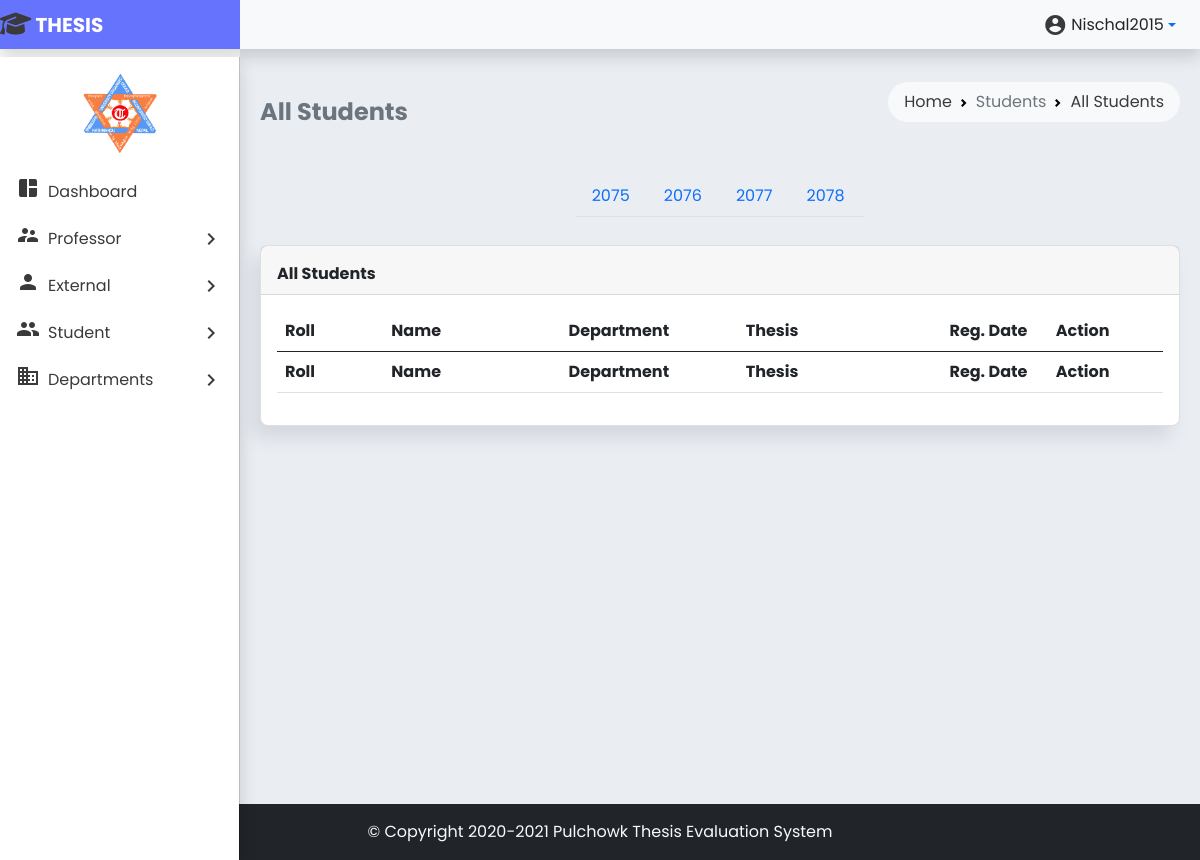
/allstudents.php?year=2075 (signed in), run on an earlier commit of the app's database.
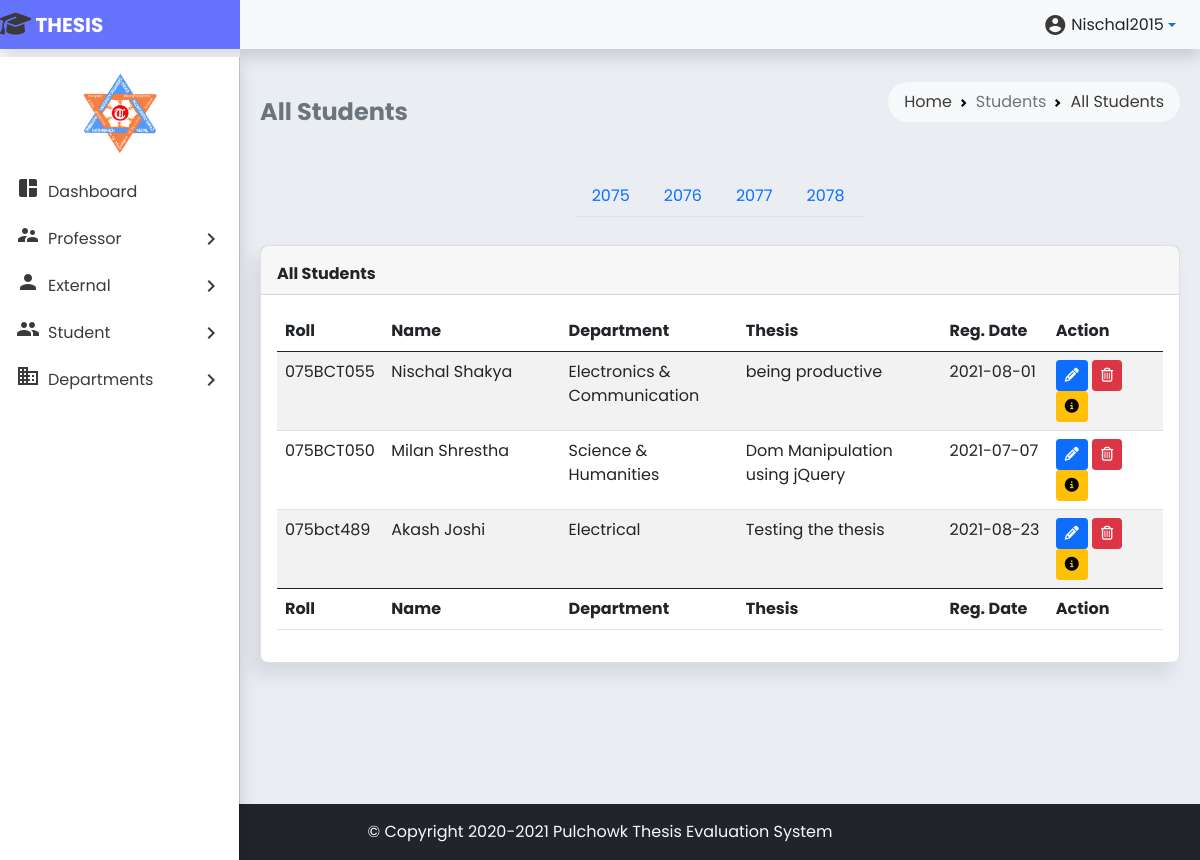
And on a later commit of the database.
### tables this page shows
CREATE TABLE `students` (
  `student_id` int(5) NOT NULL,
  `student_fname` text NOT NULL,
  `student_lname` text NOT NULL,
  `student_roll` varchar(12) NOT NULL,
  `student_gender` text NOT NULL,
  `student_regdate` date NOT NULL,
  `student_year` int(4) NOT NULL,
  `student_dep` varchar(30) NOT NULL,
  `student_thesis` varchar(255) NOT NULL,
  `ext_id` int(5) DEFAULT NULL
);

### allstudents.php (the view, shortened to what the changed rows need)
<!doctype html>
<html lang="en">
<head>
    <link href="https://cdn.jsdelivr.net/npm/bootstrap@5.0.2/dist/css/bootstrap.min.css" rel="stylesheet"
>
    <link rel="stylesheet" href="https://cdn.datatables.net/1.10.25/css/dataTables.bootstrap5.min.css">
    <link rel="stylesheet" href="styles/style.css">
</head>
<body>
    <?php include 'partials/_dbconnect.php'; ?>
    <?php include 'partials/_editmodal.php'; ?>
    <main class="p-2 mt-1" style="min-height: 800px">
        <div class="container-fluid">
            <div class="row">
                <div class="col-md-12">
                    <div class="card mb-4 mt-1">
                        <div class="card-body">
                            <div class="table-responsive">
                                <table id="student-list" class="table table-striped table-hover" style="width:100%">
                                    <colgroup>
                                    </colgroup>
                                    <thead>
                                        <tr>
                                            <th>Roll</th>
                                            <th>Name</th>
                                            <th>Department</th>
                                            <th>Thesis</th>
                                            <th>Reg. Date</th>
                                            <th>Action</th>
                                        </tr>
                                    </thead>
                                    <tbody>
                                        <?php
                                        if (isset($_GET['year'])) {
                                            $year = $_GET['year'];
                                            $sql = "SELECT * from `students` WHERE `student_year`='$year'";
                                        }
                                        else{
                                            $sql = "SELECT * FROM `students`";
                                        }
                                        $result = mysqli_query($conn, $sql);
                                        while($row = mysqli_fetch_assoc($result)) {
                                            echo '
                                            <tr>
                                            <td>'. $row['student_roll'] .'</td>
                                            <td>'. $row['student_fname'] . ' ' . $row['student_lname'] . '</td>
                                            <td>'. $row['student_dep'] .'</td>
                                            <td>'. $row['student_thesis'] .'</td>
                                            <td>'. $row['student_regdate']. '</td>
                                            <td>
                                            <button type="button" class="edit btn btn-primary btn-sm" id=e'. $row['student_id'] .'  data-bs-placement="bottom" title="Edit" data-bs-toggle="modal" data-bs-target="#studentEditModal">
                                            <i class="fa fa-pencil"></i>
                                            </button>
                                            <button type="button" class="delete btn btn-danger btn-sm" id=d'. $row['student_id'] .' data-bs-toggle="tooltip" data-bs-placement="bottom" title="Delete"><i class="fa fa-trash-o"></i>
                                            </button>
                                            <a role="button" href="studentdetails.php?id='. $row['student_id'] .'" class="information btn btn-warning btn-sm" id='. $row['student_id'] .' title="Details">
                                            <i class="fa fa-info-circle"></i>
                                            </button>
                                            </td>
                                            </tr>';
                                        }
                                        ?>
                                    </tbody>
                                    <tfoot>
                                        <tr>
                                            <th>Roll</th>
                                            <th>Name</th>
                                            <th>Department</th>
                                            <th>Thesis</th>
                                            <th>Reg. Date</th>
                                            <th>Action</th>
                                        </tr>
                                    </tfoot>
                                </table>
                            </div>
                        </div>
                    </div>
                </div>
            </div>
        </div>
    </main>
</body>
</html>

What changed in the data, as far as the page shows it:
added students: student_roll "075BCT055", student_fname "Nischal", student_lname "Shakya", student_dep "Electronics & Communi­cation", student_thesis "being productive", student_regdate "2021-08-01"
added students: student_roll "075BCT050", student_fname "Milan", student_lname "Shrestha", student_dep "Science & Humanities", student_thesis "Dom Manipulation using jQuery", student_regdate "2021-07-07"
added students: student_roll "075bct489", student_fname "Akash", student_lname "Joshi", student_dep "Electrical", student_thesis "Testing the thesis", student_regdate "2021-08-23"
